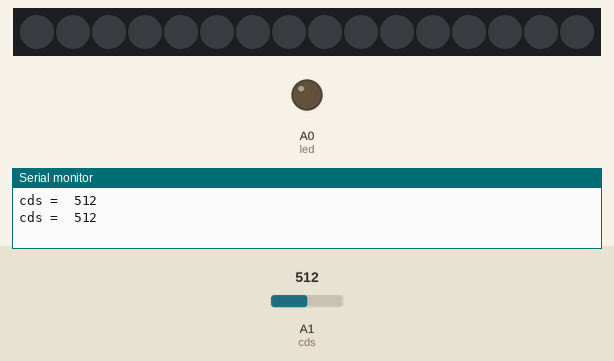
This sketch was run on a simulated Arduino Uno, built with avr-gcc and run on an emulated ATmega328P. Parts: 16 RGB LEDs in strip order, left to right, output pins drawn as LEDs (lit = HIGH), the last lines printed to the serial monitor. Inputs (shaded band) come from the test bench; at power-on: A1 (cds) = 512.

Above: at 2.1 s.
2.2 s: A1 (cds) set to 217
4.0 s: A1 (cds) set to 191
At 6.7 s:
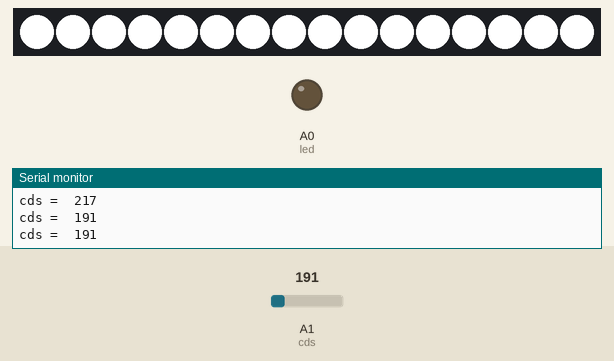
6.9 s: A1 (cds) set to 210
At 7.94 s:
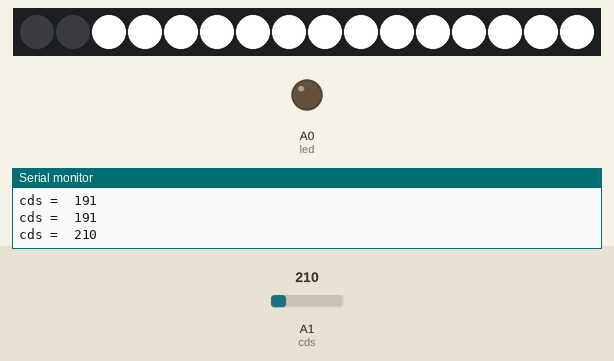
9.3 s: A1 (cds) set to 190
At 10.57 s:
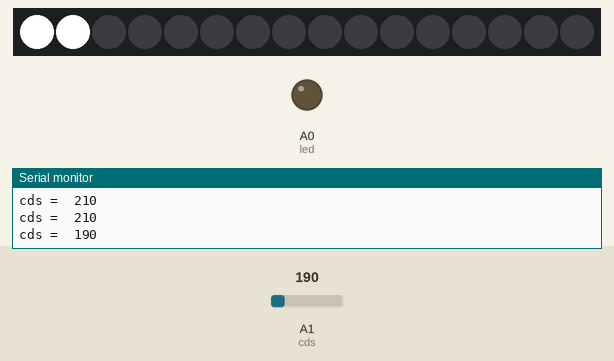
12.2 s: A1 (cds) set to 306
At 13.3 s:
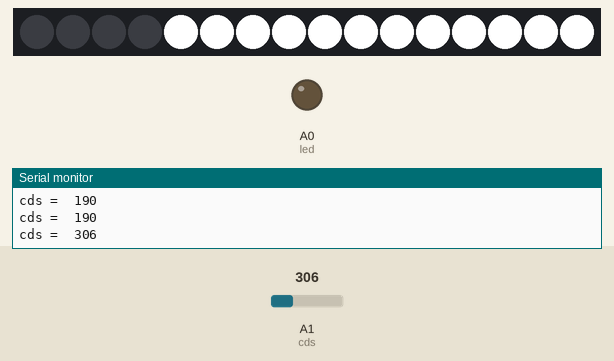
Timing chart, 0 to 15.2 s (numbered marks = the images above; inputs shaded):
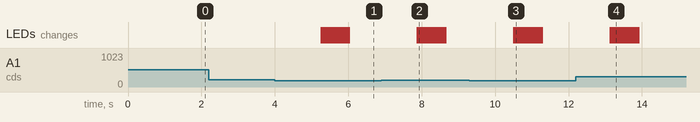

The sketch:

jodosensor.ino
```cpp
#include <Adafruit_NeoPixel.h>
#define PIN 6
Adafruit_NeoPixel strip = Adafruit_NeoPixel(16, PIN, NEO_GRB + NEO_KHZ800);
int cds = A1;
int led = A0;

void setup() {
  Serial.begin(9600);
  pinMode(led, OUTPUT);
}

void loop() {
  strip.begin();
  strip.show();

  int cdsValue = analogRead(cds);

  Serial.print("cds =  ");
  Serial.println(cdsValue);

  if(cdsValue > 200){
    colorWipe(strip.Color(0, 0, 0), 50);
  }
  else{
    colorWipe(strip.Color(255, 255, 255), 50);
  }
  delay(500);
}

void colorWipe(uint32_t c, uint8_t wait) {
  for(uint16_t i=0; i<16;i++){
    strip.setPixelColor(i, c);
    strip.show();
    delay(wait);
  }
}

//네오픽셀 out - d6
//조도센서 out - a1
```

Measured:
- the behaviour switches between 201 and 200 on A1 (cds) (found by bisection; images 0 and 1)
- after the input at 4.0 s, the LEDs: first change after 1.3 s (image 1 shows a later state)
- after the input at 6.9 s, the LEDs: first change after 0.99 s (image 2 shows a later state)
- after the input at 9.3 s, the LEDs: first change after 1.2 s (image 3 shows a later state)
- after the input at 12.2 s, the LEDs: first change after 0.94 s (image 4 shows a later state)
